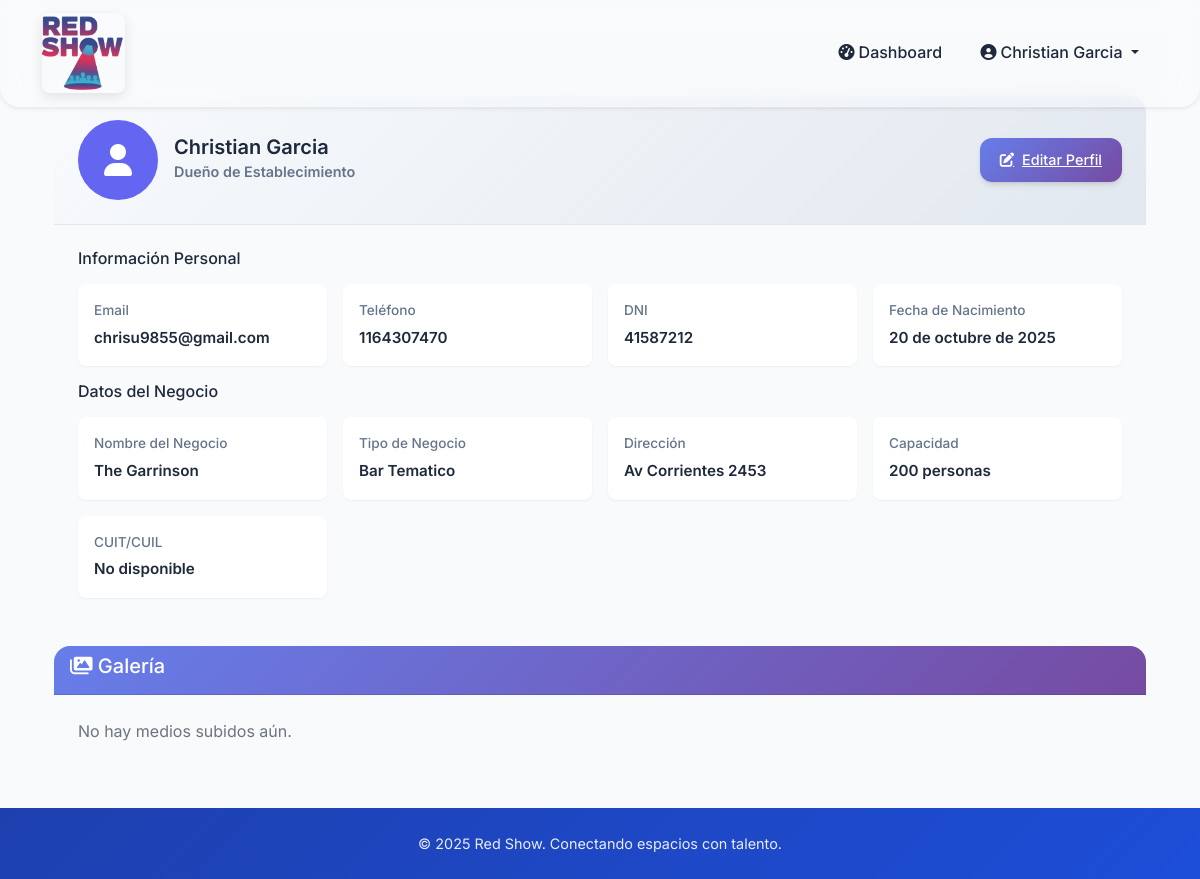
/accounts/perfil/ (signed in), run on the app's committed database.
### accounts/models.py (models this page shows, shortened)
class CustomUser(AbstractUser):
    USER_TYPE_CHOICES = [
        ('owner', 'Dueño de Establecimiento'),
        ('artist', 'Artista/Emprendedor'),
    ]
    user_type = models.CharField(
        max_length=10,
        choices=USER_TYPE_CHOICES,
        verbose_name="Tipo de Usuario"
    )
    phone = models.CharField(
        max_length=20,
        blank=True,
        validators=[RegexValidator(
            regex=r'^\+?1?\d{9,15}$',
            message="Formato de teléfono inválido"
        )],
        verbose_name="Teléfono"
    )
    dni = models.CharField(max_length=20, blank=True, verbose_name="DNI")
    profile_image = models.ImageField(
        upload_to='profiles/',
        blank=True,
        verbose_name="Imagen de Perfil"
    )
    birth_date = models.DateField(blank=True, null=True, verbose_name="Fecha de Nacimiento")
    created_at = models.DateTimeField(auto_now_add=True)
    updated_at = models.DateTimeField(auto_now=True)

class EstablishmentOwner(models.Model):
    user = models.OneToOneField(
        CustomUser,
        on_delete=models.CASCADE,
        related_name='owner_profile'
    )
    business_name = models.CharField(max_length=200, verbose_name="Nombre del Negocio")
    business_type = models.CharField(max_length=100, verbose_name="Tipo de Negocio")
    address = models.TextField(verbose_name="Dirección")
    city = models.CharField(max_length=100, blank=True)
    province = models.CharField(max_length=100, blank=True)
    capacity = models.IntegerField(verbose_name="Capacidad")
    description = models.TextField(blank=True, verbose_name="Descripción")
    contact_alt = models.CharField(max_length=100, blank=True, verbose_name="Contacto Alternativo")
    schedule = models.JSONField(blank=True, null=True, verbose_name="Horarios de Funcionamiento")
    additional_services = models.JSONField(blank=True, null=True, verbose_name="Servicios Adicionales")
    hiring_policies = models.TextField(blank=True, verbose_name="Políticas de Contratación")
    cuit_cuil = models.CharField(
        max_length=13,
        blank=True,
        validators=[RegexValidator(
            regex=r'^\d{2}-\d{8}-\d{1}$',
            message="Formato CUIT/CUIL: XX-XXXXXXXX-X"
        )],
        verbose_name="CUIT/CUIL"
    )
    class Meta:
        verbose_name = "Propietario de Establecimiento"
        verbose_name_plural = "Propietarios de Establecimientos"

### accounts/views.py (the view, shortened to what this page needs)
# urls.py: path('perfil/', views.ver_perfil, name='ver_perfil'),
@login_required
def ver_perfil(request):
    user = request.user
    media = user.media.all()
    social_links = {}
    services = []
    schedule = {}
    profile = None
    if user.user_type == 'owner' and hasattr(user, 'owner_profile'):
        profile = user.owner_profile
        services = profile.additional_services or []
        schedule = {day: {'from': t.get('from', ''), 'to': t.get('to', '')} for day, t in (profile.schedule or {}).items()}
    context = {
        'user': user,
        'profile': profile,
        'media': media,
        'social_links': social_links,
        'services': services,
        'schedule': schedule
    }
    return render(request, 'accounts/ver_perfil.html', context)

### templates/accounts/ver_perfil.html (shortened to what this page needs)
{% extends 'base.html' %}
{% load static %}
{% block extra_css %}
<link rel="stylesheet" href="{% static 'css/ver_perfil.css' %}">
{% endblock %}
{% block content %}
<div class="dashboard-content">
    <div class="container-fluid">
        <div class="dashboard-card profile-card mb-4">
            <div class="card-header d-flex align-items-center gap-3">
                <div class="perfil-foto-container">
                    {% if user.profile_image %}
                        <img src="{{ user.profile_image.url }}" alt="Foto de perfil" class="perfil-foto">
                    {% else %}
                        <div class="perfil-foto default">
                            <i class="fa-solid fa-user"></i>
                        </div>
                    {% endif %}
                </div>
                <div class="card-title-section">
                    <h5>{{ user.get_full_name|default:user.username }}</h5>
                    <span class="card-subtitle">{{ user.get_user_type_display }}</span>
                </div>
                <div class="ms-auto">
                    <a href="{% url 'editar_perfil' %}" class="btn-modern btn-primary">
                        <i class="fas fa-edit"></i> Editar Perfil
                    </a>
                </div>
            </div>
            <div class="card-content">
                <h6>Información Personal</h6>
                <div class="info-grid">
                    <div class="info-item">
                        <span class="info-label">Email</span>
                        <span class="info-value">{{ user.email }}</span>
                    </div>
                    <div class="info-item">
                        <span class="info-label">Teléfono</span>
                        <span class="info-value">{{ user.phone|default:"No disponible" }}</span>
                    </div>
                    <div class="info-item">
                        <span class="info-label">DNI</span>
                        <span class="info-value">{{ user.dni|default:"No disponible" }}</span>
                    </div>
                    <div class="info-item">
                        <span class="info-label">Fecha de Nacimiento</span>
                        <span class="info-value">{{ user.birth_date|default:"No disponible" }}</span>
                    </div>
                </div>
                {% if user.user_type == 'owner' and profile %}
                <h6 class="mt-3 mb-2">Datos del Negocio</h6>
                <div class="info-grid">
                    <div class="info-item">
                        <span class="info-label">Nombre del Negocio</span>
                        <span class="info-value">{{ profile.business_name }}</span>
                    </div>
                    <div class="info-item">
                        <span class="info-label">Tipo de Negocio</span>
                        <span class="info-value">{{ profile.business_type }}</span>
                    </div>
                    <div class="info-item">
                        <span class="info-label">Dirección</span>
                        <span class="info-value">{{ profile.address }}</span>
                    </div>
                    <div class="info-item">
                        <span class="info-label">Capacidad</span>
                        <span class="info-value">{{ profile.capacity }} personas</span>
                    </div>
                    <div class="info-item">
                        <span class="info-label">CUIT/CUIL</span>
                        <span class="info-value">{{ profile.cuit_cuil|default:"No disponible" }}</span>
                    </div>
                </div>
                {% endif %}
            </div>
        </div>
        <div class="dashboard-card mb-4">
            <div class="card-header">
                <h5><i class="fas fa-images"></i> Galería</h5>
            </div>
            <div class="card-content">
                {% if media %}
                <div class="galeria-grid">
                    {% for m in media %}
                        <div class="galeria-item dashboard-card">
                            {% if m.media_type == 'image' %}
                                <img src="{{ m.file.url }}" alt="Imagen">
                            {% elif m.media_type == 'video' %}
                                <video controls>
                                    <source src="{{ m.file.url }}">
                                </video>
                            {% endif %}
                        </div>
                    {% endfor %}
                </div>
                {% else %}
                    <p class="text-muted">No hay medios subidos aún.</p>
                {% endif %}
            </div>
        </div>
    </div>
</div>
{% endblock %}

### templates/base.html (shortened to what this page needs)
{% load static %}
<!DOCTYPE html>
<html lang="es">
<head>
    <link href="https://cdnjs.cloudflare.com/ajax/libs/bootstrap/5.1.3/css/bootstrap.min.css" rel="stylesheet">
    <link href="https://cdnjs.cloudflare.com/ajax/libs/font-awesome/6.0.0/css/all.min.css" rel="stylesheet">
    <link rel="stylesheet" href="{% static 'css/base.css' %}">
    {% block extra_css %}{% endblock %}
</head>
<body>
    <nav class="navbar navbar-expand-lg navbar-light fixed-top shadow-sm">
        <div class="container">
            <a class="navbar-brand d-flex align-items-center" href="{% url 'home' %}">
                <img src="/media/logo.png" alt="Logo" class="logo-navbar">
            </a>
            <div class="collapse navbar-collapse" id="navbarNav">
                <ul class="navbar-nav ms-auto align-items-center">
                    {% if user.is_authenticated %}
                        <li class="nav-item">
                            <a class="nav-link" href="{% url 'dashboard' %}">
                                <i class="fas fa-tachometer-alt me-1"></i>Dashboard
                            </a>
                        </li>
                        <li class="nav-item dropdown">
                            <a class="nav-link dropdown-toggle" href="#" id="navbarDropdown" role="button" data-bs-toggle="dropdown">
                                <i class="fas fa-user-circle me-1"></i>{{ user.get_full_name|default:user.username }}
                            </a>
                        </li>
                    {% endif %}
                </ul>
            </div>
        </div>
    </nav>
    <main class="container mt-5 pt-5 fade-in-up">
        {% block content %}{% endblock %}
    </main>
    <footer class="footer py-4 text-center mt-auto fade-in">
        <div class="container">
            <p>&copy; 2025 Red Show. Conectando espacios con talento.</p>
        </div>
    </footer>
</body>
</html>

### static/css/base.css (style rules this page uses)
:root { --primary-blue: #2563eb; --primary-blue-dark: #1d4ed8; --primary-blue-light: #3b82f6; --secondary-blue: #0ea5e9; --accent-blue: #06b6d4; --dark-blue: #1e40af; --light-blue: #e0f2fe; --gradient-primary: linear-gradient(135deg, #2563eb 0%, #0ea5e9 100%); --gradient-dark: linear-gradient(135deg, #1e40af 0%, #1d4ed8 100%); --glass-bg: rgba(255, 255, 255, 0.15); --glass-border: rgba(255, 255, 255, 0.3); --shadow-sm: 0 2px 4px rgba(37, 99, 235, 0.1); --shadow-md: 0 4px 12px rgba(37, 99, 235, 0.15); --shadow-lg: 0 8px 32px rgba(37, 99, 235, 0.2); --text-primary: #1e293b; --text-secondary: #64748b; --bg-light: #f8fafc; --bg-white: #ffffff; --border-light: #e2e8f0; --success: #10b981; --warning: #f59e0b; --error: #ef4444; --border-radius: 12px; --border-radius-lg: 16px; --transition: all 0.3s cubic-bezier(0.4, 0, 0.2, 1); }
* { margin: 0; padding: 0; box-sizing: border-box; }
html { scroll-behavior: smooth; }
body { font-family: 'Inter', sans-serif; line-height: 1.6; color: var(--text-primary); background: #E0EAFC; background: -webkit-linear-gradient(to right, #CFDEF3, #E0EAFC); background: linear-gradient(to right, #CFDEF3, #E0EAFC); }
.navbar { background:var(--glass-bg);; backdrop-filter: blur(15px); border-radius: 0 0 20px 20px; transition: all 0.3s ease; box-shadow: var(--shadow-md); border-bottom: 1px solid var(--glass-border); color: var(--text-primary); }
.navbar-brand { font-weight: 700; font-size: 1.6rem; color: var(--primary-blue); display: flex; align-items: center; gap: 0.5rem; transition: all 0.3s ease; }
.logo-navbar { max-height: 80px; width: auto; border-radius: 8px; box-shadow: 0 4px 12px rgba(0, 0, 0, 0.1); }
.navbar-nav .nav-link { color: var(--text-primary) !important; font-weight: 500; padding: 0.7rem 1.2rem !important; border-radius: 50px; transition: all 0.3s ease; }
.btn-primary { background: var(--gradient-primary); color: #fff; box-shadow: var(--shadow-md); }
.card-header { background: var(--gradient-primary); color: #fff; font-weight: 600; border-radius: var(--border-radius-lg) var(--border-radius-lg) 0 0 !important; }
.footer { background: var(--gradient-dark); color: #fff; margin-top: auto; position: relative; }
.footer p { margin: 0; font-size: 0.9rem; opacity: 0.9; }
.fade-in-up { animation: fadeInUp 0.8s ease-out; }
.fade-in { animation: fadeIn 0.6s ease-out; }

### data on the page
CustomUser: get_full_name "Christian Garcia", user_type "Dueño de Establecimiento", email "chrisu9855@gmail.com", phone "1164307470", dni "41587212", birth_date "20 de octubre de 2025"
EstablishmentOwner: business_name "The Garrinson", business_type "Bar Tematico", address "Av Corrientes 2453", capacity "200", cuit_cuil "No disponible"
